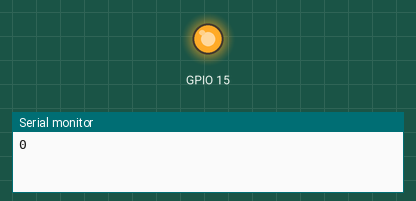
This program was run on a simulated ESP32-S2. Parts: output pins drawn as LEDs (lit = HIGH), the last lines printed to the serial monitor.

Above: at 1.5 s.
At 4.5 s:
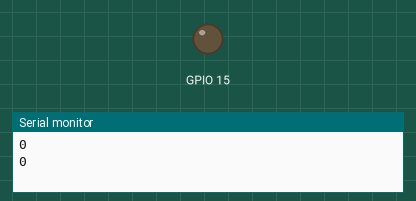
Timing chart, 0 to 7.8 s (numbered marks = the images above):
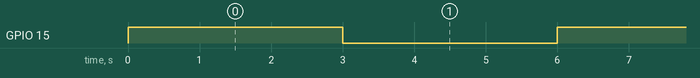

The program:

main.cpp
```cpp
#include "main.h"


SUARTConfig testConfig;
SUARTPacket testPacket;

void setup() {

    // Configure Software UART
    SUART_Config(&testConfig, 1, 16, 18);

    // Create test packet
    testPacket.payload = 0b10101111;

    pinMode(15, OUTPUT);

    Serial.begin(115200);
}

void loop() {
    SUART_transmit(&testConfig, &testPacket);
    Serial.println(testPacket.parity_bit);

    digitalWrite(15, !digitalRead(15));

    delay(1000 * 3);
}


void SUART_Config(SUARTConfig *conf, uint32_t baud, uint8_t rx, uint8_t tx) {
    conf->baud_rate = baud;
    conf->rx_pin = rx;
    conf->tx_pin = tx;

    SUART_init(conf);
}
```

main.h
```cpp
#include <Arduino.h>

#include "softwareUART.h"

void SUART_Config(SUARTConfig *conf, uint32_t baud, uint8_t rx, uint8_t tx);
```

softwareUART.h
```cpp
#pragma once

#include <stdint.h>
#include "esp32-hal-gpio.h"


#ifdef __cplusplus
  extern "C" {
#endif

#define millisecondsInSecond 1000000
#define bitTime(baudRate) millisecondsInSecond / baudRate

typedef struct {
    //uint16_t start_bit  : 1;
    uint16_t payload    : 8;
    uint16_t parity_bit : 1;
    //uint16_t stop_bit   : 2;
} SUARTPacket;


// tx and rx are oriented to this device.
// I.E tx_pin is the pin that THIS device will send data through
typedef struct {
    uint32_t baud_rate;
    uint8_t tx_pin;
    uint8_t rx_pin;
} SUARTConfig;


typedef enum {
    GENERIC_ERROR = 0,
    SUCCESS = 1,
    TIMEOUT_EXCEEDED = 2
} SUARTStatusType;

void _calculate_parity(SUARTPacket *pkt);

SUARTStatusType SUART_init(SUARTConfig *conf);

SUARTStatusType SUART_transmit(SUARTConfig *conf, SUARTPacket *pkt);

SUARTStatusType SUART_receive(SUARTConfig *conf, SUARTPacket *pkt, uint32_t timeout);


#ifdef __cplusplus
}
#endif
```

Measured:
- by itself, GPIO 15: alternates HIGH for 3.0 s and LOW for 3.0 s
